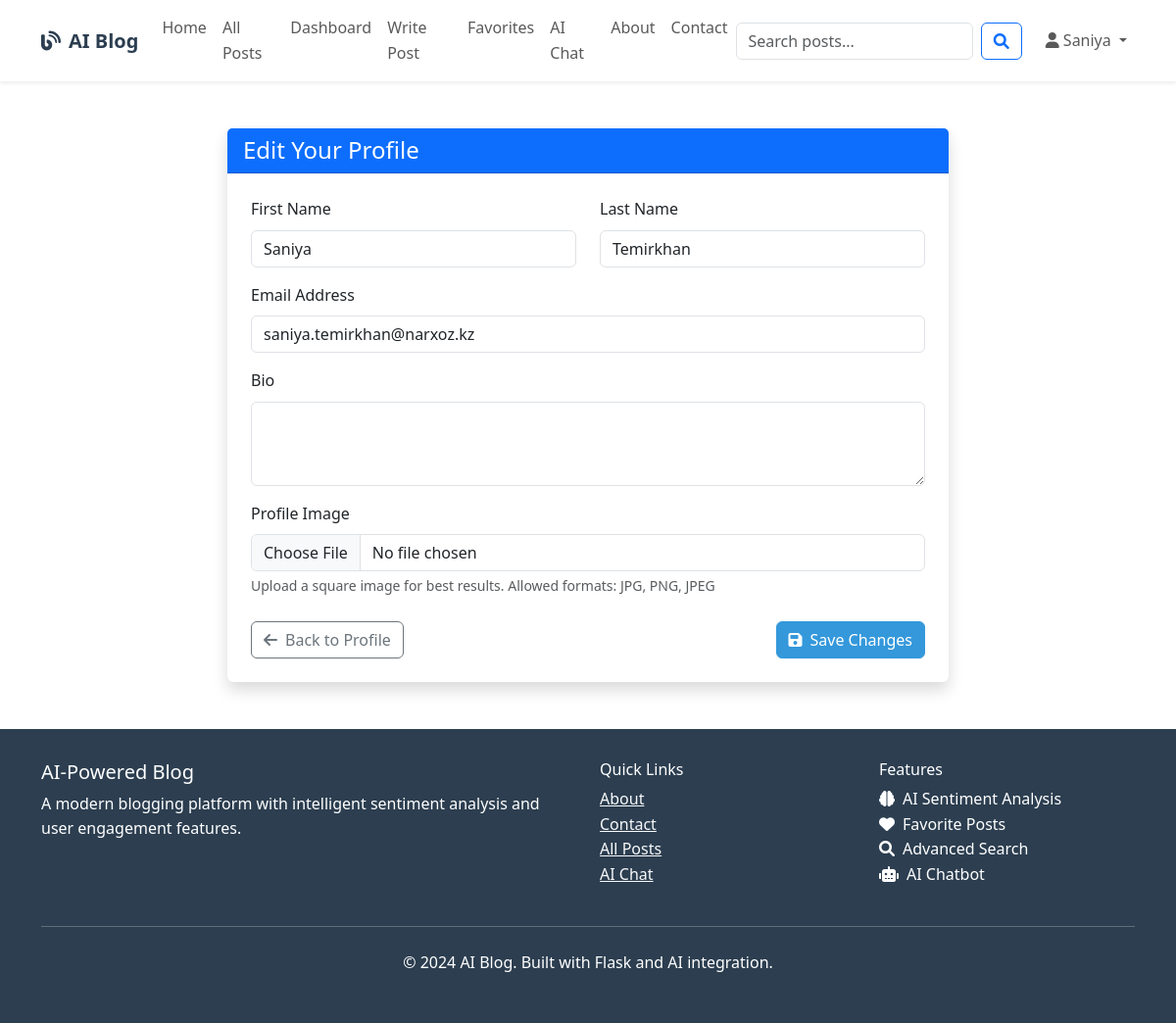
Screenshot of /auth/edit_profile (signed in) with the database file from the repository.
### models.py (models this page shows, shortened)
class User(UserMixin, db.Model):
    id = db.Column(db.Integer, primary_key=True)
    username = db.Column(db.String(80), unique=True, nullable=False)
    email = db.Column(db.String(120), unique=True, nullable=False)
    password_hash = db.Column(db.String(120), nullable=False)
    first_name = db.Column(db.String(50), nullable=False)
    last_name = db.Column(db.String(50), nullable=False)
    bio = db.Column(db.Text)
    profile_image = db.Column(db.String(200), default='default.jpg')
    created_at = db.Column(db.DateTime, default=datetime.utcnow)
    is_active = db.Column(db.Boolean, default=True)
    posts = db.relationship('BlogPost', backref='author', lazy='dynamic', cascade='all, delete-orphan')
    comments = db.relationship('Comment', backref='author', lazy='dynamic', cascade='all, delete-orphan')
    favorites = db.relationship('Favorite', backref='user', lazy='dynamic', cascade='all, delete-orphan')

### blueprints/auth.py (the view)
@auth_bp.route('/edit_profile', methods=['GET', 'POST'])
@login_required
def edit_profile():
    try:
        form = EditProfileForm()
        if form.validate_on_submit():
            try:
                current_user.first_name = form.first_name.data.strip()
                current_user.last_name = form.last_name.data.strip()
                current_user.email = form.email.data.strip().lower()
                current_user.bio = form.bio.data.strip() if form.bio.data else None
                if form.profile_image.data:
                    try:
                        if current_user.profile_image and current_user.profile_image != 'default.jpg':
                            FileHandler.delete_picture(current_user.profile_image, 'profiles')
                        picture_file = FileHandler.save_picture(form.profile_image.data, 'profiles')
                        if picture_file:
                            current_user.profile_image = picture_file
                    except Exception as e:
                        print(f"Image upload error: {e}")
                        flash('Error uploading image. Profile updated without image.', 'warning')
                db.session.commit()
                flash('Your profile has been updated successfully!', 'success')
                return redirect(url_for('auth.profile', user_id=current_user.id))
            except Exception as e:
                db.session.rollback()
                print(f"Profile update error: {e}")
                flash('An error occurred while updating your profile.', 'danger')
        elif request.method == 'GET':
            form.first_name.data = current_user.first_name
            form.last_name.data = current_user.last_name
            form.email.data = current_user.email
            form.bio.data = current_user.bio
        return render_template('auth/edit_profile.html', form=form)
    except Exception as e:
        print(f"Edit profile error: {e}")
        flash('An error occurred loading the edit profile page.', 'danger')
        return redirect(url_for('auth.profile'))

### forms.py (shortened to what this page needs)
class EditProfileForm(FlaskForm):
    first_name = StringField('First Name', validators=[
        DataRequired(message='First name is required'),
        Length(min=2, max=50, message='First name must be between 2 and 50 characters')
    ])
    last_name = StringField('Last Name', validators=[
        DataRequired(message='Last name is required'),
        Length(min=2, max=50, message='Last name must be between 2 and 50 characters')
    ])
    email = StringField('Email', validators=[
        DataRequired(message='Email is required'),
        Email(message='Please enter a valid email address')
    ])
    bio = TextAreaField('Bio', validators=[
        Length(max=500, message='Bio cannot exceed 500 characters')
    ])
    profile_image = FileField('Profile Image', validators=[
        FileAllowed(['jpg', 'png', 'jpeg'], 'Images only!')
    ])
    submit = SubmitField('Save Changes')

### templates/auth/edit_profile.html (shortened to what this page needs)
{% extends "base.html" %}
{% block content %}
<div class="container py-5">
    <div class="row justify-content-center">
        <div class="col-md-8">
            <div class="card shadow">
                <div class="card-header bg-primary text-white">
                    <h4 class="mb-0">Edit Your Profile</h4>
                </div>
                <div class="card-body p-4">
                    <form method="POST" action="{{ url_for('auth.edit_profile') }}" enctype="multipart/form-data">
                        <div class="row mb-3">
                            <div class="col-md-6">
                                <label for="first_name" class="form-label">First Name</label>
                                {{ form.first_name(class="form-control") }}
                            </div>
                            <div class="col-md-6">
                                <label for="last_name" class="form-label">Last Name</label>
                                {{ form.last_name(class="form-control") }}
                            </div>
                        </div>
                        <div class="mb-3">
                            <label for="email" class="form-label">Email Address</label>
                            {{ form.email(class="form-control") }}
                        </div>
                        <div class="mb-3">
                            <label for="bio" class="form-label">Bio</label>
                            {{ form.bio(class="form-control", rows="3") }}
                        </div>
                        <div class="mb-4">
                            <label for="profile_image" class="form-label">Profile Image</label>
                            <div class="input-group">
                                {{ form.profile_image(class="form-control") }}
                            </div>
                            <div class="form-text">Upload a square image for best results. Allowed formats: JPG, PNG, JPEG</div>
                        </div>
                        <div class="d-flex justify-content-between">
                            <a href="{{ url_for('auth.profile') }}" class="btn btn-outline-secondary">
                                <i class="fas fa-arrow-left me-2"></i>Back to Profile
                            </a>
                            <button type="submit" class="btn btn-primary">
                                <i class="fas fa-save me-2"></i>Save Changes
                            </button>
                        </div>
                    </form>
                </div>
            </div>
        </div>
    </div>
</div>
{% endblock %}

### templates/base.html (shortened to what this page needs)
<!DOCTYPE html>
<html lang="en">
<head>
    <link href="https://cdn.jsdelivr.net/npm/bootstrap@5.3.0/dist/css/bootstrap.min.css" rel="stylesheet">
    <link rel="stylesheet" href="https://cdnjs.cloudflare.com/ajax/libs/font-awesome/6.0.0/css/all.min.css">
</head>
<body>
    <nav class="navbar navbar-expand-lg navbar-light bg-white shadow-sm">
        <div class="container">
            <a class="navbar-brand" href="{{ url_for('main.index') }}">
                <i class="fas fa-blog me-2"></i>AI Blog
            </a>
            <div class="collapse navbar-collapse" id="navbarNav">
                <ul class="navbar-nav me-auto">
                    <li class="nav-item">
                        <a class="nav-link" href="{{ url_for('main.index') }}">Home</a>
                    </li>
                    <li class="nav-item">
                        <a class="nav-link" href="{{ url_for('blog.all_posts') }}">All Posts</a>
                    </li>
                    {% if current_user.is_authenticated %}
                    <li class="nav-item">
                        <a class="nav-link" href="{{ url_for('main.dashboard') }}">Dashboard</a>
                    </li>
                    <li class="nav-item">
                        <a class="nav-link" href="{{ url_for('blog.create_post') }}">Write Post</a>
                    </li>
                    <li class="nav-item">
                        <a class="nav-link" href="{{ url_for('main.favorites') }}">Favorites</a>
                    </li>
                    <li class="nav-item">
                        <a class="nav-link" href="{{ url_for('main.chatbot') }}">AI Chat</a>
                    </li>
                    {% endif %}
                    <li class="nav-item">
                        <a class="nav-link" href="{{ url_for('main.about') }}">About</a>
                    </li>
                    <li class="nav-item">
                        <a class="nav-link" href="{{ url_for('main.contact') }}">Contact</a>
                    </li>
                </ul>
                <form class="d-flex me-3" method="GET" action="{{ url_for('main.search') }}">
                    <input class="form-control me-2" type="search" name="query" placeholder="Search posts..."
                           value="{{ request.args.get('query', '') }}">
                    <button class="btn btn-outline-primary" type="submit">
                        <i class="fas fa-search"></i>
                    </button>
                </form>
                <ul class="navbar-nav">
                    {% if current_user.is_authenticated %}
                    <li class="nav-item dropdown">
                        <a class="nav-link dropdown-toggle" href="#" id="navbarDropdown" role="button"
                           data-bs-toggle="dropdown">
                            <i class="fas fa-user me-1"></i>{{ current_user.first_name }}
                        </a>
                    </li>
                    {% endif %}
                </ul>
            </div>
        </div>
    </nav>
    <main>
        {% block content %}{% endblock %}
    </main>
    <footer class="footer mt-auto">
        <div class="container">
            <div class="row">
                <div class="col-md-6">
                    <h5>AI-Powered Blog</h5>
                    <p>A modern blogging platform with intelligent sentiment analysis and user engagement features.</p>
                </div>
                <div class="col-md-3">
                    <h6>Quick Links</h6>
                    <ul class="list-unstyled">
                        <li><a href="{{ url_for('main.about') }}" class="text-light">About</a></li>
                        <li><a href="{{ url_for('main.contact') }}" class="text-light">Contact</a></li>
                        <li><a href="{{ url_for('blog.all_posts') }}" class="text-light">All Posts</a></li>
                        {% if current_user.is_authenticated %}
                        <li><a href="{{ url_for('main.chatbot') }}" class="text-light">AI Chat</a></li>
                        {% endif %}
                    </ul>
                </div>
                <div class="col-md-3">
                    <h6>Features</h6>
                    <ul class="list-unstyled">
                        <li><i class="fas fa-brain me-2"></i>AI Sentiment Analysis</li>
                        <li><i class="fas fa-heart me-2"></i>Favorite Posts</li>
                        <li><i class="fas fa-search me-2"></i>Advanced Search</li>
                        <li><i class="fas fa-robot me-2"></i>AI Chatbot</li>
                    </ul>
                </div>
            </div>
            <hr class="my-4">
            <div class="row">
                <div class="col-md-12 text-center">
                    <p>&copy; 2024 AI Blog. Built with Flask and AI integration.</p>
                </div>
            </div>
        </div>
    </footer>
    <div id="toast-container" class="toast-container position-fixed top-0 end-0 p-3"></div>
</body>
</html>

### templates/base.html (style rules this page uses)
:root { --primary-color: #2c3e50; --secondary-color: #3498db; --accent-color: #e74c3c; --success-color: #27ae60; --warning-color: #f39c12; --light-bg: #f8f9fa; }
body { font-family: 'Segoe UI', Tahoma, Geneva, Verdana, sans-serif; line-height: 1.6; color: #333; }
.navbar-brand { font-weight: bold; color: var(--primary-color) !important; }
.card { border: none; box-shadow: 0 2px 10px rgba(0,0,0,0.1); transition: transform 0.3s ease; }
.btn-primary { background-color: var(--secondary-color); border-color: var(--secondary-color); }
.footer { background-color: var(--primary-color); color: white; padding: 2rem 0; margin-top: 3rem; }

### rows the page displays
User: first_name "Saniya", last_name "Temirkhan", email "saniya.temirkhan@narxoz.kz"
